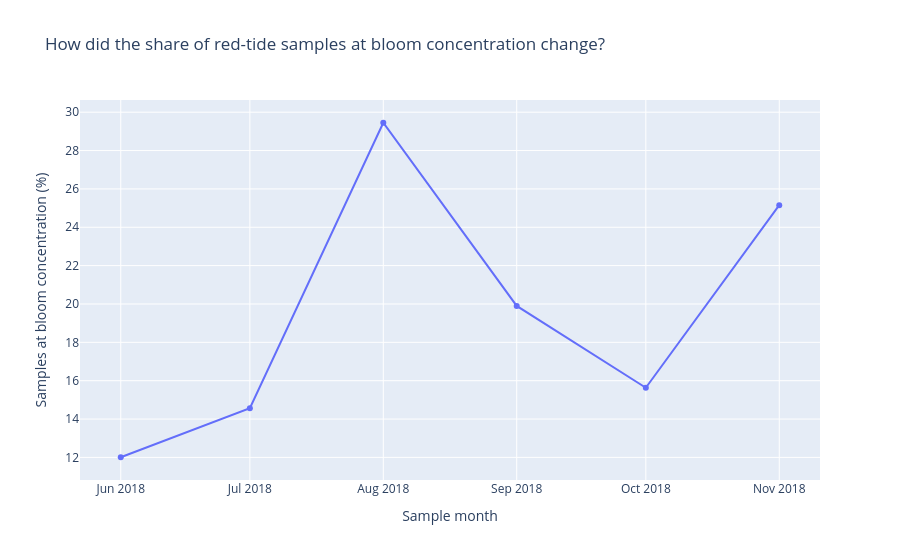

The cell this chart's notebook holds for it:
### Markdown cell above
## 11. Plot the monthly percentage at bloom concentration

Use `px.line()` with `monthly_summary` to plot `month` against `percent_bloom`. Show markers and add a question-focused title and readable axis labels.

### Code cell
time_fig = px.line(
    monthly_summary,
    x="month",
    y="percent_bloom",
    markers=True,
    title="How did the share of red-tide samples at bloom concentration change?",
    labels={
        "month": "Sample month",
        "percent_bloom": "Samples at bloom concentration (%)"
    }
)

time_fig.update_xaxes(
    tickformat="%b %Y",
    dtick="M1"
)

time_fig.update_traces(
    hovertemplate="%{x|%B %Y}<br>Bloom concentration: %{y:.2f}%<extra></extra>"
)

time_fig.show()

### Figure 1 — Plotly figure (JSON) as saved in the notebook; plotly's stock layout.template omitted (floating-point values rounded to 4 significant figures)
{"data": [{"hovertemplate": "%{x|%B %Y}<br>Bloom concentration: %{y:.2f}%<extra></extra>", "legendgroup": "", "line": {"color": "#636efa", "dash": "solid"}, "marker": {"symbol": "circle"}, "mode": "lines+markers", "name": "", "orientation": "v", "showlegend": false, "type": "scatter", "x": ["2018-06-01T00:00:00.000000", "2018-07-01T00:00:00.000000", "2018-08-01T00:00:00.000000", "2018-09-01T00:00:00.000000", "2018-10-01T00:00:00.000000", "2018-11-01T00:00:00.000000"], "xaxis": "x", "y": [12.01, 14.57, 29.45, 19.9, 15.63, 25.15], "yaxis": "y"}], "layout": {"legend": {"tracegroupgap": 0}, "title": {"text": "How did the share of red-tide samples at bloom concentration change?"}, "xaxis": {"anchor": "y", "domain": [0, 1], "dtick": "M1", "tickformat": "%b %Y", "title": {"text": "Sample month"}}, "yaxis": {"anchor": "x", "domain": [0, 1], "title": {"text": "Samples at bloom concentration (%)"}}}}
